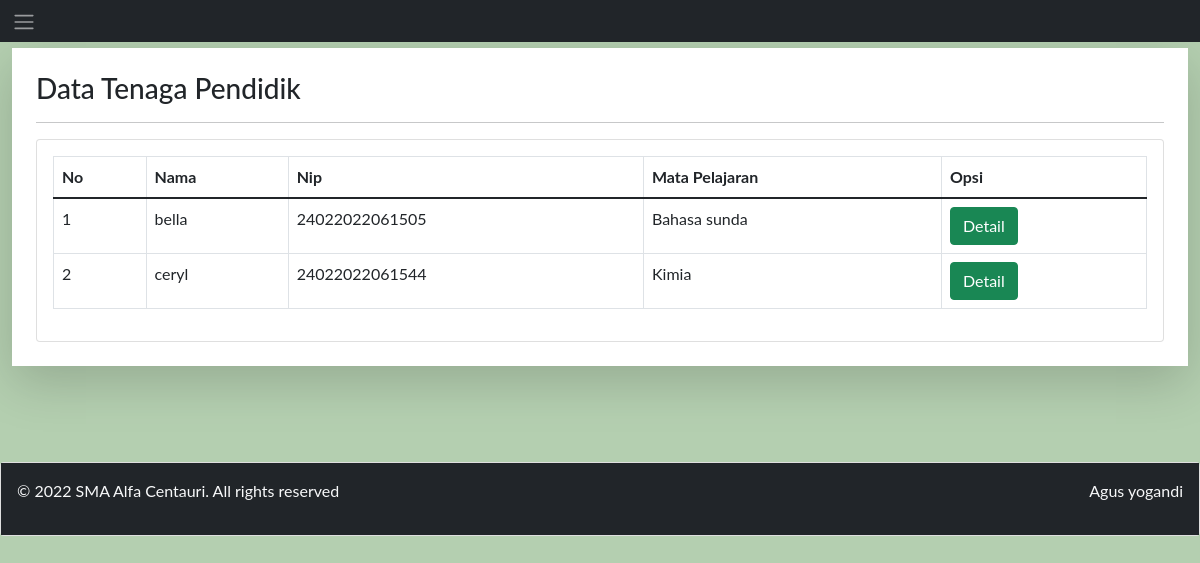
The page /Index/Kepsek/dataGuruPengajar.php (signed in) on the database its author committed.
### tables this page shows
CREATE TABLE `karyawan` (
  `id` varchar(255) NOT NULL,
  `img` varchar(255) NOT NULL,
  `nama` varchar(255) NOT NULL,
  `departemen` varchar(255) NOT NULL,
  `mataPelajaran` varchar(255) NOT NULL,
  `tempatLahir` varchar(255) NOT NULL,
  `tanggalLahir` varchar(255) NOT NULL,
  `tlp` varchar(255) NOT NULL,
  `desa` varchar(255) NOT NULL,
  `jalan` varchar(255) NOT NULL,
  `noRumah` varchar(255) NOT NULL,
  `rt` varchar(255) NOT NULL,
  `rw` varchar(255) NOT NULL,
  `kelurahan` varchar(255) NOT NULL,
  `kecamatan` varchar(255) NOT NULL,
  `kota` varchar(255) NOT NULL,
  `provinsi` varchar(255) NOT NULL
);

### Index/Kepsek/dataGuruPengajar.php (the view, shortened to what this page needs)
<?php include("../../koneksi.php"); ?>
<!DOCTYPE html>
<html>
<head>
    <link href="https://cdn.jsdelivr.net/npm/bootstrap@5.1.3/dist/css/bootstrap.min.css" rel="stylesheet">
</head>
<body style="background-color: #b4cfb0;">
    <nav class="navbar navbar-expand-sm bg-dark navbar-dark fixed-top">
        <div class="container-fluid">
            <ul class="navbar-nav">
                <li class="nav-item">
                    <span class="navbar-toggler-icon" onclick="openNav()" style="color: white;"></span>
                </li>
            </ul>
        </div>
    </nav>
    <div id="main">
        <br>
        <div class="container-fluid mt-4">
            <div class="shadow-lg p-4 mb-4 bg-white">
                <h3>Data Tenaga Pendidik</h3>
                <hr style="width: 100%;">
                <div class="card">
                    <div class="card-body">
                        <table class="table table-bordered">
                            <thead>
                                <tr>
                                    <th>No</th>
                                    <th>Nama</th>
                                    <th>Nip</th>
                                    <th>Mata Pelajaran</th>
                                    <th>Opsi</th>
                                </tr>
                            </thead>
                            <tbody>
                                <?php
                                $sql = "SELECT * FROM karyawan  where mataPelajaran != 'Tidak mengajar apapun'";
                                $query = mysqli_query($db, $sql);
                                $i=1;
                                while($user_data = mysqli_fetch_array($query)){
                                    ?>
                                <tr>
                                    <td><?php echo($i++); ?></td>
                                    <td><?php echo($user_data['nama']); ?></td>
                                    <td><?php echo($user_data['id']); ?></td>
                                    <td><?php echo($user_data['mataPelajaran']); ?></td>
                                    <td><a href="detailTendikdanGuru.php?id=<?php echo $user_data['id'];?>"
                                            type="button" class="btn btn-success">Detail</a>
                                    </td>
                                </tr>
                                <?php } ?>
                            </tbody>
                        </table>
                    </div>
                </div>
            </div>
        </div>
    </div>
    <br>
    <br>
    <br>
    <div class="card">
        <div class="card-body bg-dark text-light">
            <div class="row">
                <div class="col-6">
                    <p>© 2022 SMA Alfa Centauri. All rights reserved</p>
                </div>
                <div class="col-6">
                    <p class="float-end">Agus yogandi</p>
                </div>
            </div>
        </div>
    </div>
</body>
</html>

### Index/Kepsek/dataGuruPengajar.php (style rules this page uses)
body { font-family: "Lato", sans-serif; }

### rows shown on the page
karyawan: nama "bella", id "24022022061505", mataPelajaran "Bahasa sunda"
karyawan: nama "ceryl", id "24022022061544", mataPelajaran "Kimia"
